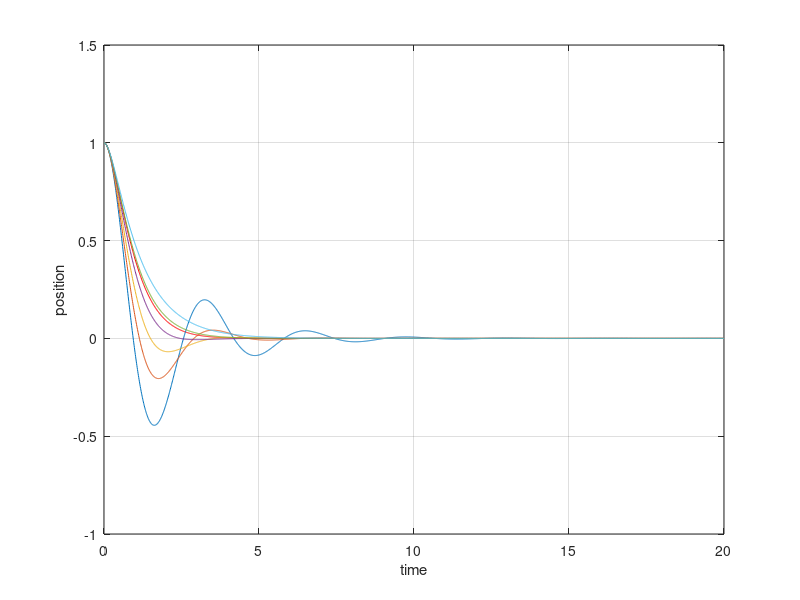

Reproduce this figure in MATLAB.
a = 1;
b = (1:0.8:5)';
c = 4;

L_ = (-b - sqrt(b.^2 - 4*c)) / 2;
Lp = (-b + sqrt(b.^2 - 4*c)) / 2;

A_ = a .* Lp ./ (Lp - L_);
Ap = a .* L_ ./ (L_ - Lp);

bC = 4;
L = -bC/2;

A0 = a;
A1 = -L*a;

t = 0:0.01:20;
x = Ap*(1+0*t) .* exp(Lp * t) + A_*(1+0*t) .* exp(L_ * t);
xC = (A0*(1+0*t) +  A1*t) .* exp(L * t);

plot(t,xC, 'r');
grid
hold on;
for k = 1:length(b)
    plot(t,x(k,:));
end
xlabel('time')
ylabel('position')
hold off;
